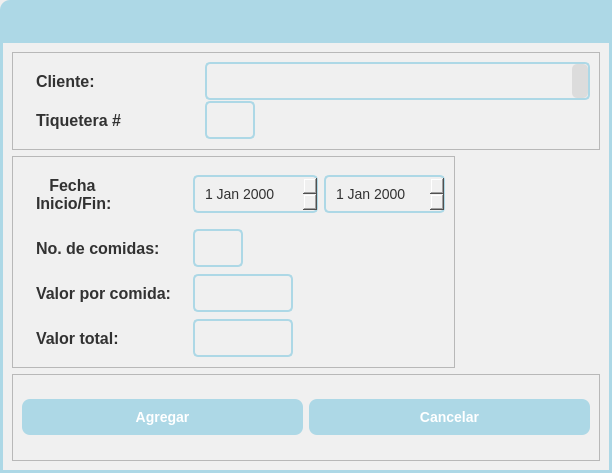
<?xml version="1.0" encoding="UTF-8"?>
<ui version="4.0">
 <class>Dialog</class>
 <widget class="QDialog" name="Dialog">
  <property name="geometry">
   <rect>
    <x>0</x>
    <y>0</y>
    <width>612</width>
    <height>473</height>
   </rect>
  </property>
  <property name="windowTitle">
   <string>Dialog</string>
  </property>
  <layout class="QVBoxLayout" name="verticalLayout">
   <property name="spacing">
    <number>0</number>
   </property>
   <property name="leftMargin">
    <number>0</number>
   </property>
   <property name="topMargin">
    <number>0</number>
   </property>
   <property name="rightMargin">
    <number>0</number>
   </property>
   <property name="bottomMargin">
    <number>0</number>
   </property>
   <item>
    <widget class="QFrame" name="menuBar_frame_2">
     <property name="minimumSize">
      <size>
       <width>0</width>
       <height>40</height>
      </size>
     </property>
     <property name="maximumSize">
      <size>
       <width>16777215</width>
       <height>40</height>
      </size>
     </property>
     <property name="styleSheet">
      <string notr="true">QFrame#menuBar_frame_2{
background-color: rgb(173, 216, 230);
border-top-left-radius: 10px;
}
</string>
     </property>
     <property name="frameShape">
      <enum>QFrame::StyledPanel</enum>
     </property>
     <property name="frameShadow">
      <enum>QFrame::Raised</enum>
     </property>
     <layout class="QHBoxLayout" name="horizontalLayout_5">
      <property name="spacing">
       <number>6</number>
      </property>
      <property name="leftMargin">
       <number>9</number>
      </property>
      <property name="topMargin">
       <number>11</number>
      </property>
      <property name="rightMargin">
       <number>15</number>
      </property>
      <property name="bottomMargin">
       <number>0</number>
      </property>
     </layout>
    </widget>
   </item>
   <item>
    <widget class="QFrame" name="central_frame">
     <property name="styleSheet">
      <string notr="true">QFrame#central_frame{
	border: 3px solid rgb(173, 216, 230); /* Bordes gruesos de color RGB(173, 216, 230) */
    background-color: rgb(240, 240, 240)
}

/* Estilo para QLabel */
QLabel {
    font-size: 16px;
    font-weight: bold;
    color: rgb(50, 50, 50);
    background-color: rgb(240, 240, 240);
    padding: 10px;
}

/* Estilo para QPushButton */
QPushButton {
    font-size: 14px;
    font-weight: bold;
    color: white;
    background-color: rgb(173, 216, 230);
    border: none;
    border-radius: 8px;
    padding: 10px 20px;
}

/* Efecto al pasar el mouse sobre el botón */
QPushButton:hover {
    background-color: rgb(150, 200, 220);
}

/* Efecto al presionar el botón */
QPushButton:pressed {
    background-color: rgb(130, 180, 200);
}
/* Estilo para QLineEdit */
QLineEdit {
    font-size: 14px;
    color: rgb(50, 50, 50);
    background-color: rgb(240, 240, 240);
    border: 2px solid rgb(173, 216, 230);
    border-radius: 5px;
    padding: 8px;
}

/* Efecto al pasar el mouse sobre el QLineEdit */
QLineEdit:hover {
    border: 2px solid rgb(150, 200, 220);
}

/* Efecto al estar enfocado en el QLineEdit */
QLineEdit:focus {
    border: 2px solid rgb(50, 150, 220);
}

/* Estilo para QComboBox */
QComboBox {
    font-size: 14px;
    color: rgb(50, 50, 50);
    background-color: rgb(240, 240, 240);
    border: 2px solid rgb(173, 216, 230);
    border-radius: 5px;
    padding: 8px;
}

/* Estilo para el desplegable del QComboBox */
QComboBox::drop-down {
    background-color: rgb(220, 220, 220);
    border: none;
    border-radius: 5px;
}

/* Efecto al pasar el mouse sobre el QComboBox */
QComboBox:hover {
    border: 2px solid rgb(150, 200, 220);
}

</string>
     </property>
     <property name="frameShape">
      <enum>QFrame::StyledPanel</enum>
     </property>
     <property name="frameShadow">
      <enum>QFrame::Raised</enum>
     </property>
     <layout class="QVBoxLayout" name="verticalLayout_2">
      <item>
       <widget class="QFrame" name="choose_frame">
        <property name="frameShape">
         <enum>QFrame::StyledPanel</enum>
        </property>
        <property name="frameShadow">
         <enum>QFrame::Raised</enum>
        </property>
        <layout class="QGridLayout" name="gridLayout_3">
         <property name="verticalSpacing">
          <number>0</number>
         </property>
         <item row="0" column="0" alignment="Qt::AlignLeft">
          <widget class="QLabel" name="label">
           <property name="text">
            <string>Cliente:</string>
           </property>
          </widget>
         </item>
         <item row="0" column="1">
          <widget class="QComboBox" name="comboBox">
           <property name="minimumSize">
            <size>
             <width>385</width>
             <height>0</height>
            </size>
           </property>
          </widget>
         </item>
         <item row="1" column="0">
          <widget class="QLabel" name="label_2">
           <property name="text">
            <string>Tiquetera #</string>
           </property>
          </widget>
         </item>
         <item row="1" column="1">
          <widget class="QLineEdit" name="num_ticket_lineEdit">
           <property name="maximumSize">
            <size>
             <width>50</width>
             <height>16777215</height>
            </size>
           </property>
          </widget>
         </item>
        </layout>
       </widget>
      </item>
      <item alignment="Qt::AlignLeft">
       <widget class="QFrame" name="data_frame">
        <property name="styleSheet">
         <string notr="true">/* Estilo para QDateEdit */
QDateEdit {
    font-size: 14px;
    color: rgb(50, 50, 50);
    background-color: rgb(240, 240, 240);
    border: 2px solid rgb(173, 216, 230);
    border-radius: 5px;
    padding: 8px;
    
}

/* Estilo para el botón de selección de fecha */
QDateEdit QAbstractItemView {
    background-color: rgb(220, 220, 220);
    border: none;
    border-radius: 5px;
}

/* Efecto al pasar el mouse sobre el QDateEdit */
QDateEdit:hover {
    border: 2px solid rgb(150, 200, 220);
}
</string>
        </property>
        <property name="frameShape">
         <enum>QFrame::StyledPanel</enum>
        </property>
        <property name="frameShadow">
         <enum>QFrame::Raised</enum>
        </property>
        <layout class="QGridLayout" name="gridLayout_2">
         <item row="2" column="1">
          <widget class="QLineEdit" name="val_day_lineEdit">
           <property name="maximumSize">
            <size>
             <width>100</width>
             <height>16777215</height>
            </size>
           </property>
          </widget>
         </item>
         <item row="1" column="0">
          <widget class="QLabel" name="name_label_2">
           <property name="text">
            <string>No. de comidas:</string>
           </property>
          </widget>
         </item>
         <item row="0" column="0" alignment="Qt::AlignLeft">
          <widget class="QLabel" name="name_label">
           <property name="text">
            <string>   Fecha 
Inicio/Fin:</string>
           </property>
          </widget>
         </item>
         <item row="0" column="1">
          <widget class="QDateEdit" name="start_dateEdit">
           <property name="minimumSize">
            <size>
             <width>125</width>
             <height>0</height>
            </size>
           </property>
           <property name="maximumSize">
            <size>
             <width>800</width>
             <height>16777215</height>
            </size>
           </property>
          </widget>
         </item>
         <item row="3" column="0">
          <widget class="QLabel" name="name_label_4">
           <property name="text">
            <string>Valor total:</string>
           </property>
          </widget>
         </item>
         <item row="3" column="1">
          <widget class="QLineEdit" name="val_all_lineEdit">
           <property name="maximumSize">
            <size>
             <width>100</width>
             <height>16777215</height>
            </size>
           </property>
          </widget>
         </item>
         <item row="0" column="2">
          <widget class="QDateEdit" name="end_dateEdit">
           <property name="maximumSize">
            <size>
             <width>300</width>
             <height>16777215</height>
            </size>
           </property>
          </widget>
         </item>
         <item row="1" column="1">
          <widget class="QLineEdit" name="num_days_lineEdit">
           <property name="maximumSize">
            <size>
             <width>50</width>
             <height>16777215</height>
            </size>
           </property>
          </widget>
         </item>
         <item row="2" column="0">
          <widget class="QLabel" name="name_label_3">
           <property name="text">
            <string>Valor por comida:</string>
           </property>
          </widget>
         </item>
        </layout>
       </widget>
      </item>
      <item>
       <widget class="QFrame" name="buttons_frame">
        <property name="frameShape">
         <enum>QFrame::StyledPanel</enum>
        </property>
        <property name="frameShadow">
         <enum>QFrame::Raised</enum>
        </property>
        <layout class="QHBoxLayout" name="horizontalLayout">
         <item>
          <widget class="QPushButton" name="add_pushButton">
           <property name="text">
            <string>Agregar</string>
           </property>
          </widget>
         </item>
         <item>
          <widget class="QPushButton" name="cancel_pushButton">
           <property name="text">
            <string>Cancelar</string>
           </property>
          </widget>
         </item>
        </layout>
       </widget>
      </item>
     </layout>
    </widget>
   </item>
  </layout>
 </widget>
 <resources>
  <include location="../icons.qrc"/>
  <include location="../icons.qrc"/>
 </resources>
 <connections/>
</ui>
